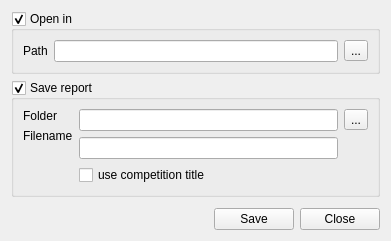
<?xml version="1.0" encoding="UTF-8"?>
<ui version="4.0">
 <class>SettingsForm</class>
 <widget class="QWidget" name="SettingsForm">
  <property name="geometry">
   <rect>
    <x>0</x>
    <y>0</y>
    <width>391</width>
    <height>241</height>
   </rect>
  </property>
  <property name="windowTitle">
   <string>Reports settings</string>
  </property>
  <layout class="QGridLayout" name="gridLayout_3">
   <item row="0" column="0">
    <widget class="QGroupBox" name="openGroup">
     <property name="title">
      <string>Open in</string>
     </property>
     <property name="checkable">
      <bool>true</bool>
     </property>
     <property name="checked">
      <bool>true</bool>
     </property>
     <layout class="QGridLayout" name="gridLayout_2">
      <item row="0" column="0">
       <widget class="QLabel" name="label_3">
        <property name="text">
         <string>Path</string>
        </property>
       </widget>
      </item>
      <item row="0" column="1">
       <widget class="QLineEdit" name="openLine">
        <property name="readOnly">
         <bool>true</bool>
        </property>
       </widget>
      </item>
      <item row="0" column="2">
       <widget class="QToolButton" name="openButton">
        <property name="text">
         <string>...</string>
        </property>
       </widget>
      </item>
     </layout>
    </widget>
   </item>
   <item row="1" column="0">
    <widget class="QGroupBox" name="saveGroup">
     <property name="title">
      <string>Save report</string>
     </property>
     <property name="checkable">
      <bool>true</bool>
     </property>
     <property name="checked">
      <bool>true</bool>
     </property>
     <layout class="QGridLayout" name="gridLayout">
      <item row="0" column="0">
       <layout class="QVBoxLayout" name="verticalLayout">
        <item>
         <widget class="QLabel" name="label">
          <property name="text">
           <string>Folder</string>
          </property>
         </widget>
        </item>
        <item>
         <widget class="QLabel" name="label_2">
          <property name="text">
           <string>Filename</string>
          </property>
         </widget>
        </item>
        <item>
         <spacer name="verticalSpacer_3">
          <property name="orientation">
           <enum>Qt::Vertical</enum>
          </property>
          <property name="sizeHint" stdset="0">
           <size>
            <width>20</width>
            <height>13</height>
           </size>
          </property>
         </spacer>
        </item>
       </layout>
      </item>
      <item row="0" column="1">
       <layout class="QVBoxLayout" name="verticalLayout_2">
        <item>
         <widget class="QLineEdit" name="folderLine">
          <property name="readOnly">
           <bool>true</bool>
          </property>
         </widget>
        </item>
        <item>
         <widget class="QLineEdit" name="fileLine">
          <property name="readOnly">
           <bool>false</bool>
          </property>
         </widget>
        </item>
        <item>
         <widget class="QCheckBox" name="useCompTitle">
          <property name="text">
           <string>use competition title</string>
          </property>
         </widget>
        </item>
       </layout>
      </item>
      <item row="0" column="2">
       <layout class="QVBoxLayout" name="verticalLayout_3">
        <item>
         <widget class="QToolButton" name="folderButton">
          <property name="text">
           <string>...</string>
          </property>
         </widget>
        </item>
        <item>
         <spacer name="verticalSpacer_2">
          <property name="orientation">
           <enum>Qt::Vertical</enum>
          </property>
          <property name="sizeHint" stdset="0">
           <size>
            <width>20</width>
            <height>18</height>
           </size>
          </property>
         </spacer>
        </item>
       </layout>
      </item>
     </layout>
    </widget>
   </item>
   <item row="2" column="0">
    <spacer name="verticalSpacer">
     <property name="orientation">
      <enum>Qt::Vertical</enum>
     </property>
     <property name="sizeHint" stdset="0">
      <size>
       <width>20</width>
       <height>40</height>
      </size>
     </property>
    </spacer>
   </item>
   <item row="3" column="0">
    <layout class="QHBoxLayout" name="horizontalLayout_2">
     <item>
      <spacer name="horizontalSpacer">
       <property name="orientation">
        <enum>Qt::Horizontal</enum>
       </property>
       <property name="sizeHint" stdset="0">
        <size>
         <width>40</width>
         <height>20</height>
        </size>
       </property>
      </spacer>
     </item>
     <item>
      <widget class="QPushButton" name="saveButton">
       <property name="text">
        <string>Save</string>
       </property>
       <property name="icon">
        <iconset resource="../../../melampig.qrc">
         <normaloff>:/icons/disk.png</normaloff>:/icons/disk.png</iconset>
       </property>
      </widget>
     </item>
     <item>
      <widget class="QPushButton" name="closeButton">
       <property name="text">
        <string>Close</string>
       </property>
       <property name="icon">
        <iconset resource="../../../melampig.qrc">
         <normaloff>:/icons/cancel.png</normaloff>:/icons/cancel.png</iconset>
       </property>
      </widget>
     </item>
    </layout>
   </item>
  </layout>
 </widget>
 <resources>
  <include location="../../../melampig.qrc"/>
  <include location="../../../melampig.qrc"/>
  <include location="../../../melampig.qrc"/>
  <include location="../../../melampig.qrc"/>
  <include location="../../../melampig.qrc"/>
  <include location="../../../melampig.qrc"/>
  <include location="../../../melampig.qrc"/>
  <include location="../../../melampig.qrc"/>
 </resources>
 <connections/>
</ui>
